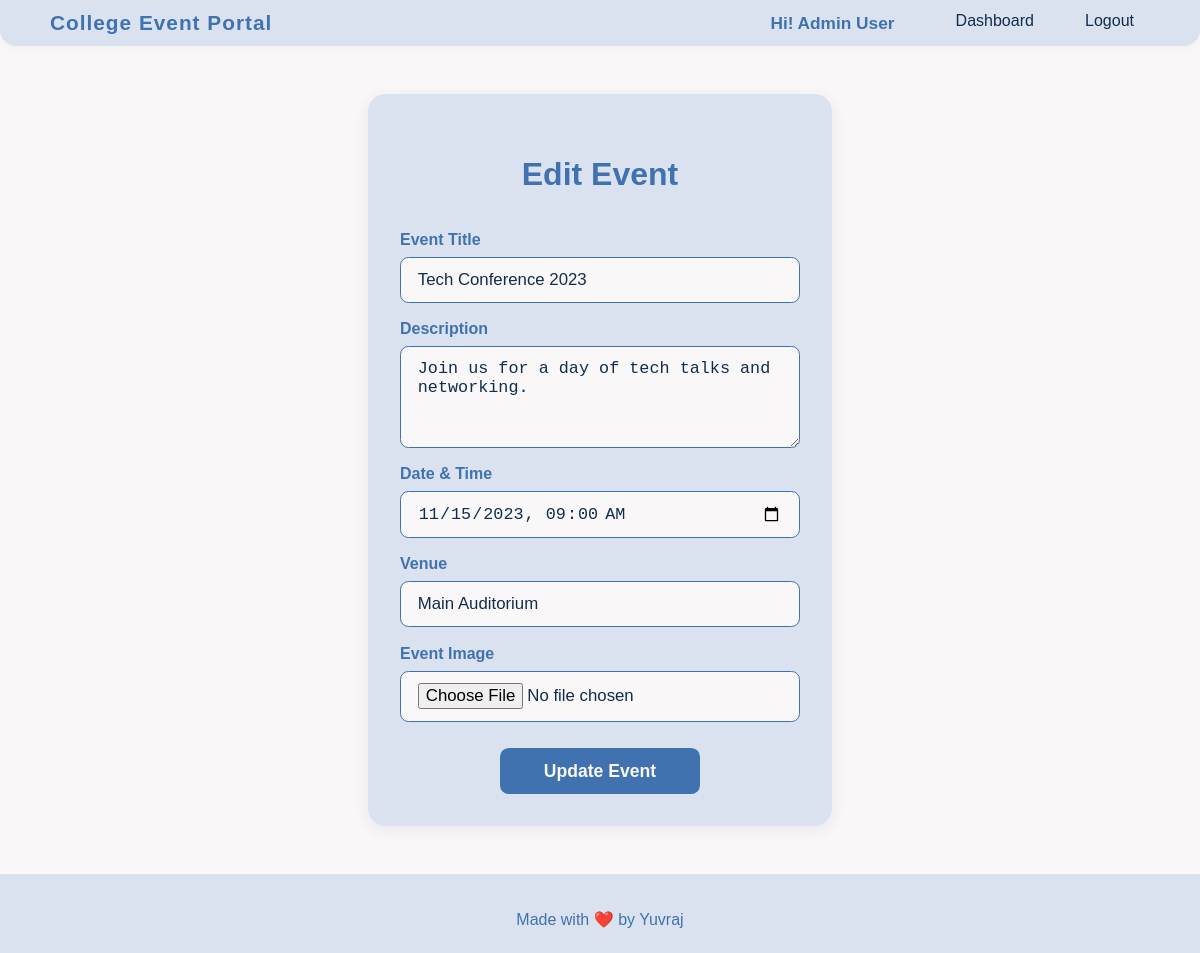
Page /edit_event.php?id=1 (signed in) on the committed database.
### tables this page shows
CREATE TABLE events (
    id INT AUTO_INCREMENT PRIMARY KEY,
    title VARCHAR(200) NOT NULL,
    description TEXT NOT NULL,
    date_time DATETIME NOT NULL,
    venue VARCHAR(200) NOT NULL,
    image VARCHAR(255) DEFAULT NULL
);

### includes/auth.php (called while the page is built, shortened)
<?php
function isLoggedIn() {
    return isset($_SESSION['user_id']);
}
function getUserRole() {
    return isset($_SESSION['role']) ? $_SESSION['role'] : null;
}
?>

### edit_event.php (the view, shortened to what this page needs)
<?php
require_once 'includes/auth.php';
if (isset($_GET['id'])) {
    $eventId = intval($_GET['id']);
    $stmt = $conn->prepare("SELECT * FROM events WHERE id = ?");
    $stmt->bind_param("i", $eventId);
    $stmt->execute();
    $result = $stmt->get_result();
    $event = $result->fetch_assoc();
} else {
    echo "No event ID provided!";
    exit();
}
?>
<!DOCTYPE html>
<html lang="en">
<head>
    <link rel="stylesheet" href="assets/css/style.css">
</head>
<body>
    <nav class="custom-navbar">
        <div class="navbar-container">
            <a class="navbar-brand" href="index.php">College Event Portal</a>
            <div class="navbar-links" id="navbarNav">
                <ul>
                    <?php if (isLoggedIn()): ?>
                        <li style="margin-right:1.5em; color:#3F72AF; font-weight:600; font-size:1.08em; list-style:none;">
                            Hi! <?php echo htmlspecialchars($_SESSION['name'] ?? $_SESSION['username'] ?? 'User'); ?>
                        </li>
                        <?php if (getUserRole() == 'student'): ?>
                            <li><a href="my_events.php">My Events</a></li>
                        <?php elseif (getUserRole() == 'organizer'): ?>
                            <li><a href="dashboard.php">Dashboard</a></li>
                        <?php endif; ?>
                        <li><a href="logout.php">Logout</a></li>
                    <?php else: ?>
                        <li><a href="login.php">Login</a></li>
                        <li><a href="register.php">Register</a></li>
                    <?php endif; ?>
                </ul>
            </div>
        </div>
    </nav>
    <div class="container">
        <div class="form-container">
            <h1 class="form-title">Edit Event</h1>
            <form action="edit_event.php?id=<?php echo $event['id']; ?>" method="POST" enctype="multipart/form-data" class="custom-form">
                <div class="form-group">
                    <label for="title" class="form-label">Event Title</label>
                    <input type="text" id="title" name="title" class="form-input" value="<?php echo htmlspecialchars($event['title']); ?>" required>
                </div>
                <div class="form-group">
                    <label for="description" class="form-label">Description</label>
                    <textarea id="description" name="description" class="form-input" rows="4" required><?php echo htmlspecialchars($event['description']); ?></textarea>
                </div>
                <div class="form-group">
                    <label for="date_time" class="form-label">Date & Time</label>
                    <input type="datetime-local" id="date_time" name="date_time" class="form-input" value="<?php echo date('Y-m-d\TH:i', strtotime($event['date_time'])); ?>" required>
                </div>
                <div class="form-group">
                    <label for="venue" class="form-label">Venue</label>
                    <input type="text" id="venue" name="venue" class="form-input" value="<?php echo htmlspecialchars($event['venue']); ?>" required>
                </div>
                <div class="form-group">
                    <label for="image" class="form-label">Event Image</label>
                    <input type="file" id="image" name="image" class="form-input">
                </div>
                <button type="submit" class="btn-primary">Update Event</button>
            </form>
        </div>
    </div>
    <footer>
        <p>Made with ❤️ by Yuvraj</p>
    </footer>
</body>
</html>

### assets/css/style.css (style rules this page uses)
body { font-family: 'Arial', sans-serif; margin: 0; padding: 0; background-color: #F9F7F7; }
.custom-navbar { background: #DBE2EF; box-shadow: 0 2px 8px rgba(0,0,0,0.04); border-radius: 0 0 1rem 1rem; margin-bottom: 2rem; position: sticky; top: 0; z-index: 100; }
.navbar-container { max-width: 1100px; margin: 0 auto; display: flex; align-items: center; justify-content: space-between; padding: 0.7em 1.5em; }
.navbar-brand { font-weight: 700; letter-spacing: 1px; font-size: 1.3rem; color: #3F72AF; text-decoration: none; }
.navbar-links ul { list-style: none; margin: 0; padding: 0; display: flex; gap: 1.2em; }
.navbar-links ul li a { color: #112D4E; text-decoration: none; font-weight: 500; padding: 0.4em 1em; border-radius: 0.5em; transition: background 0.2s; }
.btn-primary { background: #3F72AF; color: #F9F7F7; border: none; padding: 0.6em 1.3em; border-radius: 0.5em; font-size: 1.05rem; font-weight: 600; cursor: pointer; text-decoration: none; transition: background 0.2s; }
footer { background: #DBE2EF; color: #3F72AF; text-align: center; padding: 1.2em 0 0.5em 0; margin-top: 3em; border-top: 1px solid #e3e3e3; font-size: 1rem; }
.form-container { max-width: 400px; min-width: 260px; margin: 3em auto 2em auto; background: #DBE2EF; border-radius: 1.1em; box-shadow: 0 4px 16px rgba(31,38,135,0.08); padding: 2.5em 2em 2em 2em; display: flex; flex-direction: column; align-items: center; justify-content: center; position: static; }
.form-title { font-size: 2rem; font-weight: 700; color: #3F72AF; margin-bottom: 1.2em; text-align: center; }
.custom-form { display: flex; flex-direction: column; gap: 1.1em; width: 100%; align-items: stretch; }
.form-group { display: flex; flex-direction: column; gap: 0.3em; width: 100%; }
.form-label { font-weight: 600; color: #3F72AF; margin-bottom: 0.2em; }
.form-input, .custom-form select, .custom-form textarea { padding: 0.7em 1em; border: 1px solid #3F72AF; border-radius: 0.5em; font-size: 1.05rem; background: #F9F7F7; color: #112D4E; outline: none; transition: border 0.2s; width: 100%; box-sizing: border-box; }
.btn-primary { background: #3F72AF; color: #F9F7F7; border: none; padding: 0.7em 1.5em; border-radius: 0.5em; font-size: 1.1rem; font-weight: 600; cursor: pointer; margin-top: 0.5em; transition: background 0.2s; width: 100%; max-width: 200px; align-self: center; }

### rows in the picture
events: title "Tech Conference 2023", description "Join us for a day of tech talks and networking.", date_time "11/15/2023 09:00", venue "Main Auditorium"

### other values in the picture
$_SESSION['name'] "Admin User"
